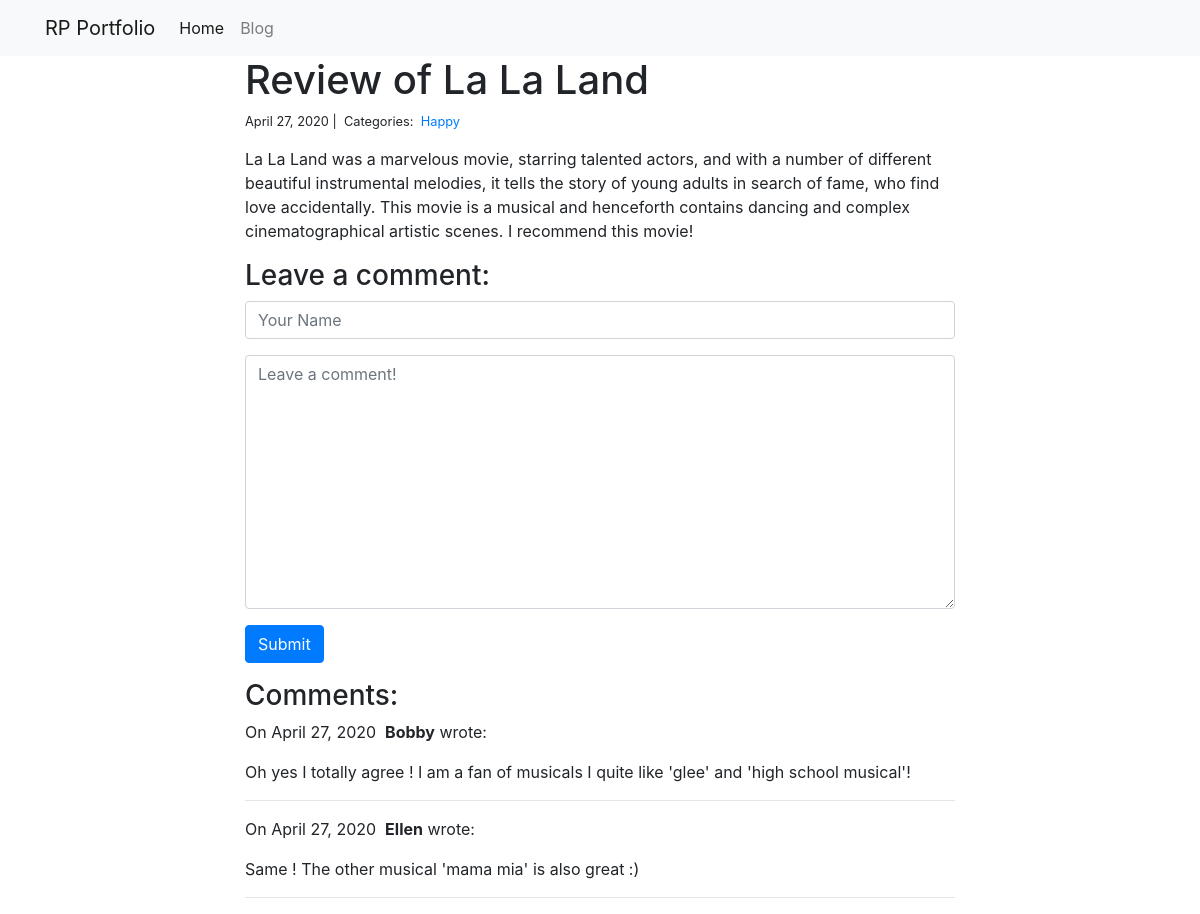
Page /blog/3/ on the committed database.
### blog/models.py (models this page shows)
class Post(models.Model):
    title = models.CharField(max_length=255)
    body = models.TextField()
    created_on = models.DateTimeField(auto_now_add=True)
    last_modified = models.DateTimeField(auto_now=True)
    categories = models.ManyToManyField('Category', related_name='posts')

class Category(models.Model):
    name = models.CharField(max_length=20)

class Comment(models.Model):
    author = models.CharField(max_length=60)
    body = models.TextField()
    created_on = models.DateTimeField(auto_now_add=True)
    post = models.ForeignKey('Post', on_delete=models.CASCADE)

### blog/views.py (the view, shortened to what this page needs)
# urls.py: path("<int:pk>/", views.blog_detail, name="blog_detail"),
def blog_detail(request, pk):
    post = Post.objects.get(pk=pk)
    form = CommentForm()
    comments = Comment.objects.filter(post=post)
    context = {
        "post": post,
        "comments": comments,
        "form": form,
    }
    return render(request, "post_detail.html", context)

### blog/forms.py
class CommentForm(forms.Form):
    author = forms.CharField(
        max_length=60,
        widget=forms.TextInput(attrs={
            "class": "form-control",
            "placeholder": "Your Name"
        })
    )
    body = forms.CharField(widget=forms.Textarea(
        attrs={
            "class": "form-control",
            "placeholder": "Leave a comment!"
        })
    )

### blog/templates/post_detail.html (shortened to what this page needs)
{% extends "base.html" %}
{% block page_content %}
<div class="col-md-8 offset-md-2">
    <h1>{{ post.title }}</h1>
    <small>
        {{ post.created_on.date }} |&nbsp;
        Categories:&nbsp;
        {% for category in post.categories.all %}
        <a href="{% url 'blog_category' category.name %}">
            {{ category.name }}
        </a>&nbsp;
        {% endfor %}
    </small>
    <p>{{ post.body | linebreaks }}</p>
    <h3>Leave a comment:</h3>
    <form action="/blog/{{ post.pk }}/" method="post">
        <div class="form-group">
            {{ form.author }}
        </div>
        <div class="form-group">
            {{ form.body }}
        </div>
        <button type="submit" class="btn btn-primary">Submit</button>
    </form>
    <h3>Comments:</h3>
    {% for comment in comments %}
    <p>
        On {{comment.created_on.date }}&nbsp;
        <b>{{ comment.author }}</b> wrote:
    </p>
    <p>{{ comment.body }}</p>
    <hr>
    {% endfor %}
</div>
{% endblock %}

### rows in the picture
Post: title "Review of La La Land", created_on "April 27, 2020", body "La La Land was a marvelous movie, starring talented actors, and with a number of different beautiful instrumental melodies, it tells the story of young adults in search of fame, who find love accidentally. This movie is a musical and henceforth contains dancing and complex cinematographical artistic scenes. I recommend this movie!"
Category: name "Happy"
Comment: created_on "April 27, 2020", author "Bobby", body "Oh yes I totally agree ! I am a fan of musicals I quite like 'glee' and 'high school musical'!"
Comment: created_on "April 27, 2020", author "Ellen", body "Same ! The other musical 'mama mia' is also great :)"
